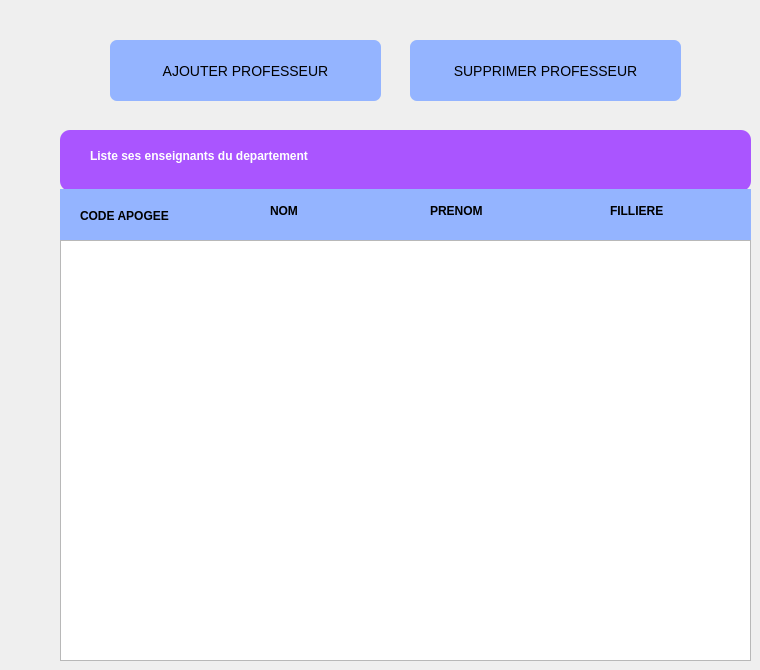
      <widget class="QWidget" name="page_3">
       <widget class="QPushButton" name="pushButtonprf">
        <property name="geometry">
         <rect>
          <x>110</x>
          <y>40</y>
          <width>271</width>
          <height>61</height>
         </rect>
        </property>
        <property name="styleSheet">
         <string notr="true">*{
 width: 50px;
  height: 50px;
  border-radius: 7%; /* Sets all corners to 50% curvature, creating a circle */
background-color: rgb(148, 180, 255);
  color: #fff;
  text-align: center;
  line-height: 50px;
  border: none;
  cursor: pointer;
	font: 8pt &quot;Andalus&quot;;
font-size:14px;
color:black;

}</string>
        </property>
        <property name="text">
         <string>AJOUTER PROFESSEUR</string>
        </property>
       </widget>
       <widget class="QPushButton" name="subProf">
        <property name="geometry">
         <rect>
          <x>410</x>
          <y>40</y>
          <width>271</width>
          <height>61</height>
         </rect>
        </property>
        <property name="styleSheet">
         <string notr="true">*{
 width: 50px;
  height: 50px;
  border-radius: 7%; /* Sets all corners to 50% curvature, creating a circle */

  color: #fff;
  text-align: center;
  line-height: 50px;
  border: none;
  cursor: pointer;
	font: 8pt &quot;Andalus&quot;;
font-size:14px;
color:black;
 background-color: rgb(148, 180, 255);

}</string>
        </property>
        <property name="text">
         <string>SUPPRIMER PROFESSEUR</string>
        </property>
       </widget>
       <widget class="QTableView" name="tableViewProf">
        <property name="geometry">
         <rect>
          <x>60</x>
          <y>240</y>
          <width>691</width>
          <height>421</height>
         </rect>
        </property>
       </widget>
       <widget class="QLabel" name="label_77">
        <property name="geometry">
         <rect>
          <x>60</x>
          <y>130</y>
          <width>691</width>
          <height>61</height>
         </rect>
        </property>
        <property name="styleSheet">
         <string notr="true">*
{
border-radius:10px;
	background-color: rgb(170, 85, 255);
}</string>
        </property>
        <property name="text">
         <string/>
        </property>
       </widget>
       <widget class="QLabel" name="label_87">
        <property name="geometry">
         <rect>
          <x>60</x>
          <y>189</y>
          <width>691</width>
          <height>51</height>
         </rect>
        </property>
        <property name="styleSheet">
         <string notr="true">*{
background-color: rgb(148, 180, 255);

}
</string>
        </property>
        <property name="text">
         <string/>
        </property>
       </widget>
       <widget class="QLabel" name="label_88">
        <property name="geometry">
         <rect>
          <x>90</x>
          <y>140</y>
          <width>391</width>
          <height>31</height>
         </rect>
        </property>
        <property name="styleSheet">
         <string notr="true">*{
font-weight: bold;
	
	color:white;
	font: 63 16pt &quot;Yu Gothic UI Semibold&quot;;
}</string>
        </property>
        <property name="text">
         <string>Liste ses enseignants du departement</string>
        </property>
       </widget>
       <widget class="QLabel" name="label_89">
        <property name="geometry">
         <rect>
          <x>430</x>
          <y>130</y>
          <width>81</width>
          <height>41</height>
         </rect>
        </property>
        <property name="styleSheet">
         <string notr="true">image: url(:/assets/student.png);</string>
        </property>
        <property name="text">
         <string/>
        </property>
       </widget>
       <widget class="QLabel" name="label_117">
        <property name="geometry">
         <rect>
          <x>80</x>
          <y>200</y>
          <width>111</width>
          <height>31</height>
         </rect>
        </property>
        <property name="styleSheet">
         <string notr="true">*{
font-weight: bold;
	
	color:black;
	font: 63 12pt &quot;Yu Gothic UI Semibold&quot;;
}</string>
        </property>
        <property name="text">
         <string>CODE APOGEE</string>
        </property>
       </widget>
       <widget class="QLabel" name="label_118">
        <property name="geometry">
         <rect>
          <x>270</x>
          <y>200</y>
          <width>111</width>
          <height>21</height>
         </rect>
        </property>
        <property name="styleSheet">
         <string notr="true">*{
font-weight: bold;
	
	color:black;
	font: 63 12pt &quot;Yu Gothic UI Semibold&quot;;
}</string>
        </property>
        <property name="text">
         <string>NOM</string>
        </property>
       </widget>
       <widget class="QLabel" name="label_119">
        <property name="geometry">
         <rect>
          <x>430</x>
          <y>200</y>
          <width>111</width>
          <height>21</height>
         </rect>
        </property>
        <property name="styleSheet">
         <string notr="true">*{
font-weight: bold;
	
	color:black;
	font: 63 12pt &quot;Yu Gothic UI Semibold&quot;;
}</string>
        </property>
        <property name="text">
         <string>PRENOM</string>
        </property>
       </widget>
       <widget class="QLabel" name="label_120">
        <property name="geometry">
         <rect>
          <x>610</x>
          <y>200</y>
          <width>111</width>
          <height>21</height>
         </rect>
        </property>
        <property name="styleSheet">
         <string notr="true">*{
font-weight: bold;
	
	color:black;
	font: 63 12pt &quot;Yu Gothic UI Semibold&quot;;
}</string>
        </property>
        <property name="text">
         <string>FILLIERE</string>
        </property>
       </widget>
      </widget>
